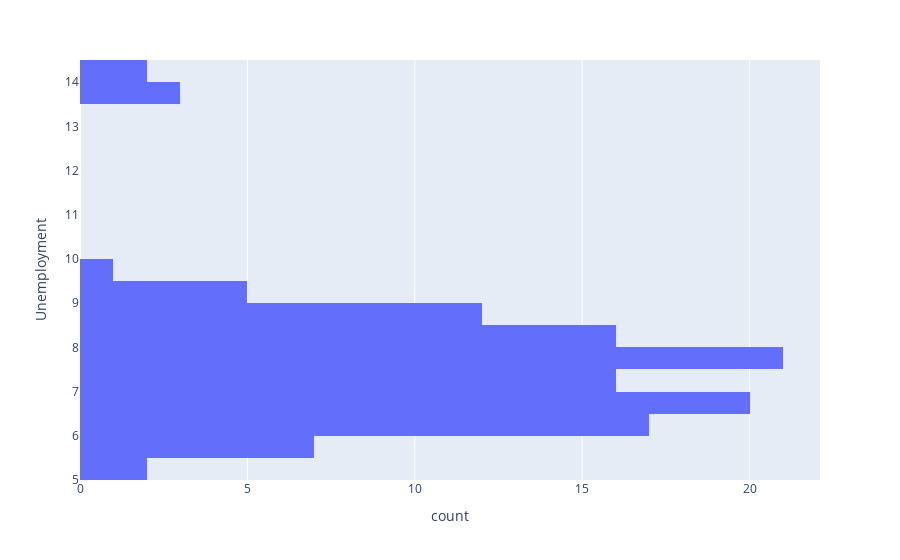

Notebook cell for this chart:
### Markdown cell above
Plot all columns to check for outliers

### Code cell
px.histogram(wal_df, y='Unemployment')

### Figure 1 — Plotly figure (JSON) as saved in the notebook; plotly's stock layout.template omitted (floating-point values rounded to 4 significant figures; data arrays with more than 128 entries replaced by an {"elided": "..."} marker saying what was removed)
{"data": [{"alignmentgroup": "True", "bingroup": "y", "hovertemplate": "count=%{x}<br>Unemployment=%{y}<extra></extra>", "legendgroup": "", "marker": {"color": "#636efa", "pattern": {"shape": ""}}, "name": "", "offsetgroup": "", "orientation": "h", "showlegend": false, "type": "histogram", "xaxis": "x", "y": {"elided": "136 float values"}, "yaxis": "y"}], "layout": {"barmode": "relative", "legend": {"tracegroupgap": 0}, "margin": {"t": 60}, "xaxis": {"anchor": "y", "domain": [0, 1], "title": {"text": "count"}}, "yaxis": {"anchor": "x", "domain": [0, 1], "title": {"text": "Unemployment"}}}}
